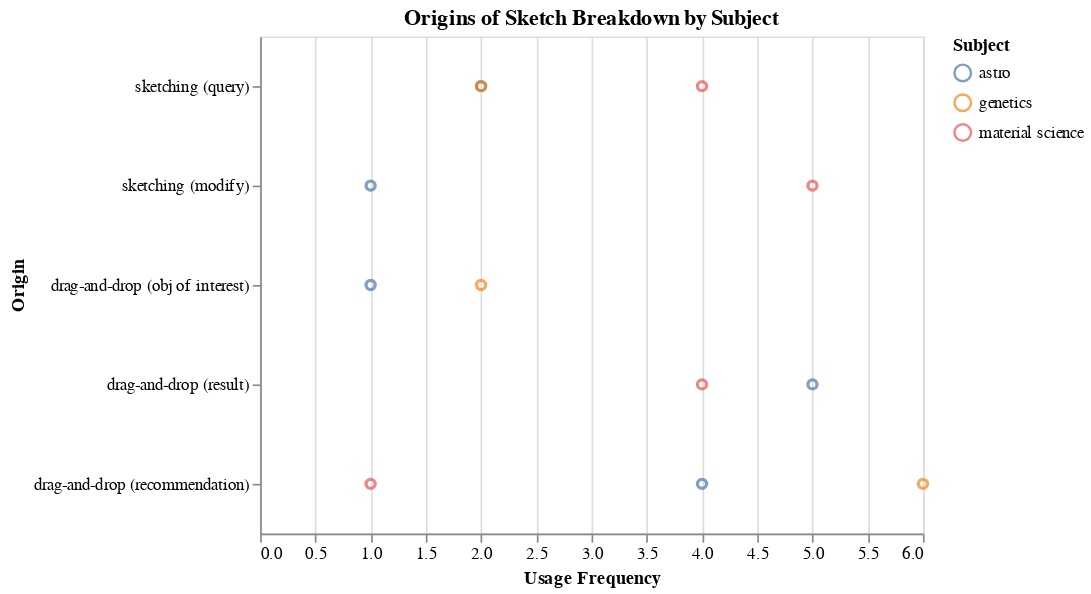

Here is the notebook cell this chart was saved with:
### Code cell
alt.Chart(df_freq).mark_point().encode(
    alt.X("Usage Frequency"),
    alt.Y("Feature",sort= itemsOfInterest,title="Origin"),
    color = "Subject"
).properties(
    title='Origins of Sketch Breakdown by Subject',
#     tickRound=True
).configure_axisX(tickRound=True)

### Figure 1 — Vega-Lite specification as saved in the notebook (floating-point values rounded to 4 significant figures)
{"$schema": "https://vega.github.io/schema/vega-lite/v2.6.0.json", "config": {"axisX": {"tickRound": true}, "view": {"height": 300, "width": 400}}, "data": {"name": "data-ab69d6e2c3df7030802c77eb75c11a8a"}, "datasets": {"data-ab69d6e2c3df7030802c77eb75c11a8a": [{"Feature": "drag-and-drop (obj of interest)", "Subject": "astro", "Usage Frequency": 1}, {"Feature": "drag-and-drop (obj of interest)", "Subject": "genetics", "Usage Frequency": 2}, {"Feature": "drag-and-drop (recommendation)", "Subject": "astro", "Usage Frequency": 4}, {"Feature": "drag-and-drop (recommendation)", "Subject": "genetics", "Usage Frequency": 6}, {"Feature": "drag-and-drop (recommendation)", "Subject": "material science", "Usage Frequency": 1}, {"Feature": "drag-and-drop (result)", "Subject": "astro", "Usage Frequency": 5}, {"Feature": "drag-and-drop (result)", "Subject": "material science", "Usage Frequency": 4}, {"Feature": "sketching (modify)", "Subject": "astro", "Usage Frequency": 1}, {"Feature": "sketching (modify)", "Subject": "material science", "Usage Frequency": 5}, {"Feature": "sketching (query)", "Subject": "astro", "Usage Frequency": 2}, {"Feature": "sketching (query)", "Subject": "genetics", "Usage Frequency": 2}, {"Feature": "sketching (query)", "Subject": "material science", "Usage Frequency": 4}]}, "encoding": {"color": {"field": "Subject", "type": "nominal"}, "x": {"field": "Usage Frequency", "type": "quantitative"}, "y": {"field": "Feature", "sort": ["sketching (query)", "sketching (modify)", "drag-and-drop (obj of interest)", "drag-and-drop (result)", "drag-and-drop (recommendation)"], "title": "Origin", "type": "nominal"}}, "mark": "point", "title": "Origins of Sketch Breakdown by Subject"}
